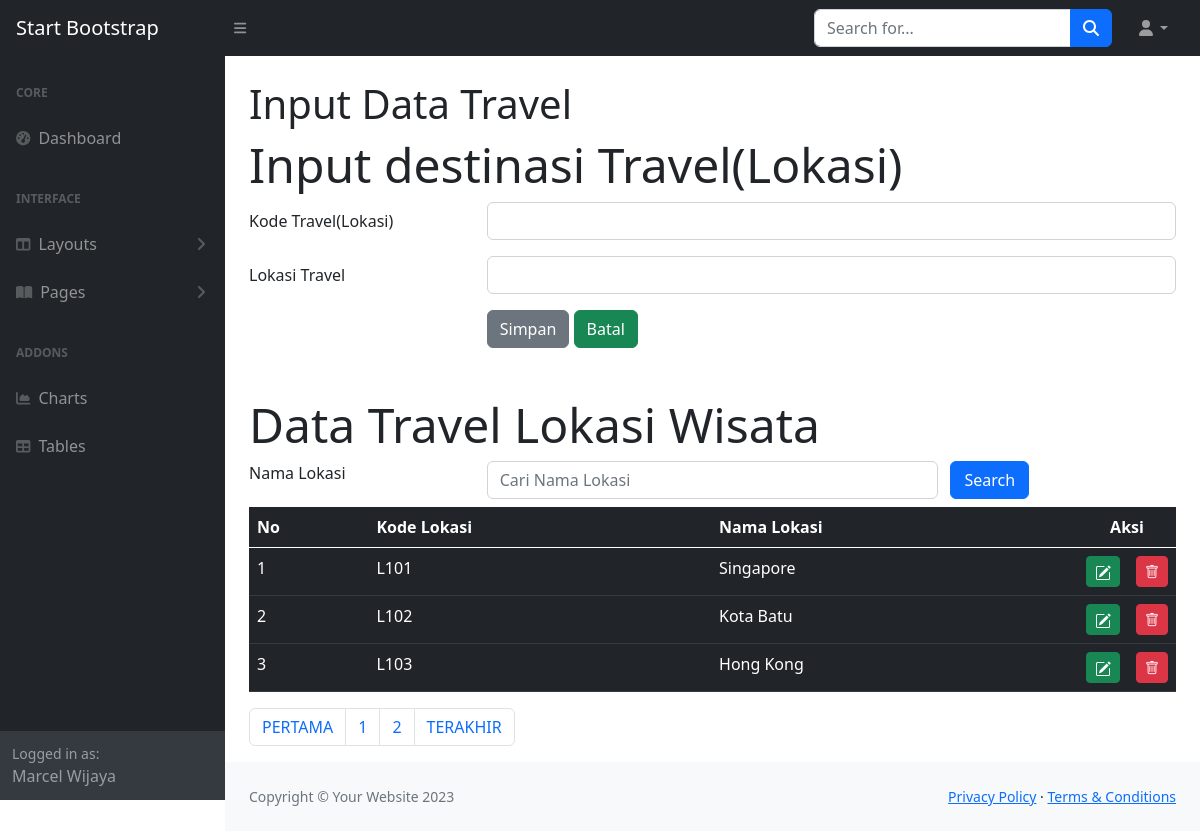
/travel.php, run on the app's committed database.
### tables this page shows
CREATE TABLE `travel` (
  `lokasiKODE` char(11) NOT NULL,
  `lokasiNAMA` char(120) NOT NULL
);

### travel.php (the view, shortened to what this page needs)
<!DOCTYPE html>
<html>
<?php
	include "include/config.php";
?>
<head>
<link rel="stylesheet" type="text/css" href="css/bootstrap.min.css">
<link rel="stylesheet" href="https://cdnjs.cloudflare.com/ajax/libs/select2/4.0.13/css/select2.min.css">
<link rel="stylesheet" href="https://cdn.jsdelivr.net/npm/bootstrap-icons@1.10.2/font/bootstrap-icons.css">
<?php include "INCLUDE/head.php"?>
    <body class="sb-nav-fixed">
        <?php include "include/menunav.php"?>
        <div id="layoutSidenav">
<?php include "INCLUDE/menu.php"?>
            <div id="layoutSidenav_content">
                <main>
                    <div class="container-fluid px-4">
                        <h1 class="mt-4">Input Data Travel</h1>
<body>
<div class="row">
<div class="col-sm-12">
<div class="jumbotron">
	<h2 class="display-5">Input destinasi Travel(Lokasi)</h2>
</div>
<form method="POST">
  <div class="mb-3 row">
    <label for="lokasikode" class="col-sm-3 col-form-label">Kode Travel(Lokasi)</label>
    <div class="col-sm-9">
      <input type="text" class="form-control" name="lokasikode" id="lokasikode" maxlength="4">
    </div>
  </div>
  <div class="mb-3 row">
    <label for="lokasinama" class="col-sm-3 col-form-label">Lokasi Travel</label>
    <div class="col-sm-9">
      <input type="text" class="form-control" name="lokasinama" id="lokasinama">
    </div>
  </div>
  <div class="form-group row">
  <div class="col-sm-3">
  </div>
  <div class="col-sm-9">
  	<input type="submit" class="btn btn-secondary" value="Simpan" name="Simpan">
	<input type="reset" class="btn btn-success" value="Batal" name="Batal">
  </div>
  </div>
</form>
<div class="jumbotron mt-5">
	<h2 class="display-5">Data Travel Lokasi Wisata</h2>
</div>
	<form method="POST">
		<div class="form-group row mb-2">
		<label for="search" class="col-sm-3">Nama Lokasi</label>
		<div class="col-sm-6">
			<input type="text" name="search" class="form-control" id="search"
			value="<?php if(isset($_POST["search"])) {echo $_POST["search"];}?>"
			placeholder="Cari Nama Lokasi">
		</div>
		<input type="submit" name="kirim" class="col-sm-1 btn btn-primary" value="Search">
		</div>
	</form>
<table class="table table-dark table-hover">
  <thead>
    <tr>
      <th scope="col">No</th>
      <th scope="col">Kode Lokasi</th>
      <th scope="col">Nama Lokasi</th>
	  <th colspan="2" style="text-align : center">Aksi</th>
    </tr>
  </thead>
  <tbody>
  <?php
    $jumlahtampilan = 3;
    $halaman = (isset($_GET['page']))? $_GET['page'] : 1;
    $mulaitampilan = ($halaman - 1) * $jumlahtampilan;
	if(isset($_POST["kirim"]))
	{
		$search = $_POST["search"];
		$query = mysqli_query($connection, "select travel.*
			from travel
			where lokasiNAMA like '%".$search."%' limit $mulaitampilan, $jumlahtampilan");
	}else
		{
			$query = mysqli_query($connection, "select travel.*
				from travel limit $mulaitampilan, $jumlahtampilan");
		}
	$nomor = 1;
	while($row = mysqli_fetch_array($query))
	{
  ?>
    <tr>
      <td><?php echo $mulaitampilan + $nomor; ?></td>
      <td><?php echo $row['lokasiKODE'];?></td>
      <td><?php echo $row['lokasiNAMA'];?></td>
	  <td width="5px">
		<a href="traveledit.php?ubah=<?php echo $row["lokasiKODE"]?>"
			class="btn btn-success btn-sm" title="EDIT"/>
	  </td>
	  <td width="5px">
		<a href="travelhapus.php?hapus=<?php echo $row["lokasiKODE"]?>"
			class="btn btn-danger btn-sm" title="HAPUS">
		<i class="bi bi-trash"></i>
	  </td>
    </tr>
	<?php $nomor = $nomor + 1; ?>
	<?php } ?>
  </tbody>
</table>
  <?php
    $query = mysqli_query($connection, "SELECT * FROM travel");
    $jumlahrecord = mysqli_num_rows($query);
    $jumlahpage = ceil($jumlahrecord/$jumlahtampilan);
  ?>
<nav aria-label="Page navigation example">
  <ul class="pagination">
    <li class="page-item"><a class="page-link" href="?page=<?php $nomorhal=1; echo $nomorhal?>">PERTAMA</a></li>
    <?php for($nomorhal=1; $nomorhal<=$jumlahpage; $nomorhal++)
    { ?>
    <li class="page-item">
      <?php
      if($nomorhal!=$halaman)
      { ?>
      <a class="page-link" href="?page=<?php echo $nomorhal?>"><?php echo $nomorhal?></a>
      <?php }
      else { ?>
      <a class="page-link" href="?page=<?php echo $nomorhal?>"><?php echo $nomorhal?></a>
    <?php } ?>
    </li>
    <?php } ?>
    <li class="page-item"><a class="page-link" href="?page=<?php echo $nomorhal-1?>">TERAKHIR</a></li>
  </ul>
</nav>
</div>
</div>
</body>
                    </div>
                </main>
				<?php include "include/footer.php";?>
            </div>
        </div>
	</body>
</html>

### data on the page
travel: nomor "1", lokasiKODE "L101", lokasiNAMA "Singapore"
travel: nomor "2", lokasiKODE "L102", lokasiNAMA "Kota Batu"
travel: nomor "3", lokasiKODE "L103", lokasiNAMA "Hong Kong"
